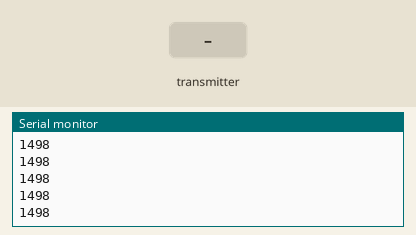
Recording of a sketch running on a simulated Arduino Uno, built with avr-gcc and run on an emulated ATmega328P. Shown: the last lines printed to the serial monitor. The inputs (shaded band) are chosen by the test bench. No radio packets arrive unless stated.

Above: at 1.2 s.
1.3 s: the transmitter starts sending ch1 = 0
At 2.3 s:
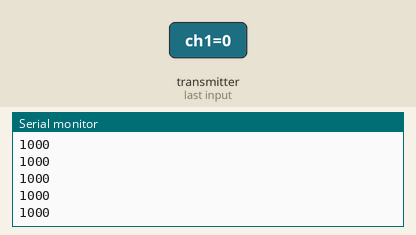
2.8 s: the transmitter starts sending ch1 = 64
At 3.8 s:
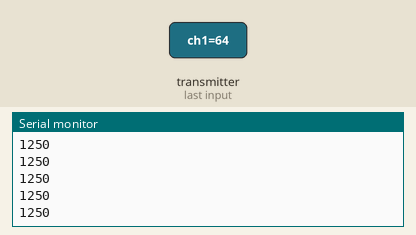
Timing chart, 0 to 5.8 s (numbered marks = the images above; inputs shaded):
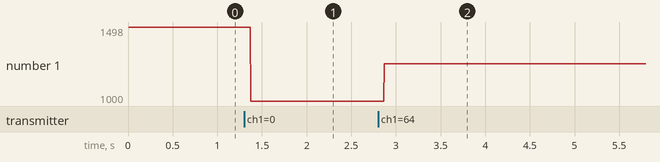

Measured:
- after the input at 1.3 s, the serial monitor: prints a new line after 0.07 s (image 1)
- after the input at 2.8 s, the serial monitor: prints a new line after 0.07 s (image 2)
- plotted number 1: 1498 → 1000 after the input at 1.3 s, 1000 → 1250 after the input at 2.8 s

The sketch:

receptor_rc.ino
```cpp
/* Receiver code for the Arduino Radio control with PWM output
 * Install the NRF24 library to your IDE
 * Upload this code to the Arduino UNO, NANO, Pro mini (5V,16MHz)
 * Connect a NRF24 module to it:

    Module // Arduino UNO,NANO

    GND    ->   GND
    Vcc    ->   3.3V
    CE     ->   D9
    CSN    ->   D10
    CLK    ->   D13
    MOSI   ->   D11
    MISO   ->   D12

This code receive 1 channels and prints the value on the serial monitor
Please, like share and subscribe : https://www.youtube.com/c/ELECTRONOOBS
*/


#include <SPI.h>
#include <nRF24L01.h>
#include <RF24.h>

const uint64_t pipeIn = 0xE8E8F0F0E1LL;     //Remember that this code is the same as in the transmitter
RF24 radio(9, 10);  //CSN and CE pins

// The sizeof this struct should not exceed 32 bytes
struct Received_data {
  byte ch1;
};

int ch1_value = 0;
Received_data received_data;


/**************************************************/

void setup()
{
  Serial.begin(9600);
  //We reset the received values
  received_data.ch1 = 127;

  //Once again, begin and radio configuration
  radio.begin();
  radio.setAutoAck(false);
  radio.setDataRate(RF24_250KBPS);
  radio.openReadingPipe(1,pipeIn);

  //We start the radio comunication
  radio.startListening();

}

/**************************************************/

unsigned long last_Time = 0;

//We create the function that will read the data each certain time
void receive_the_data()
{
  while ( radio.available() ) {
  radio.read(&received_data, sizeof(Received_data));
  last_Time = millis(); //Here we receive the data
}
}

/**************************************************/

void loop()
{
  //Receive the radio data
  receive_the_data();


  ch1_value = map(received_data.ch1,0,255,1000,2000);
  Serial.println(ch1_value);


}//Loop end
```
